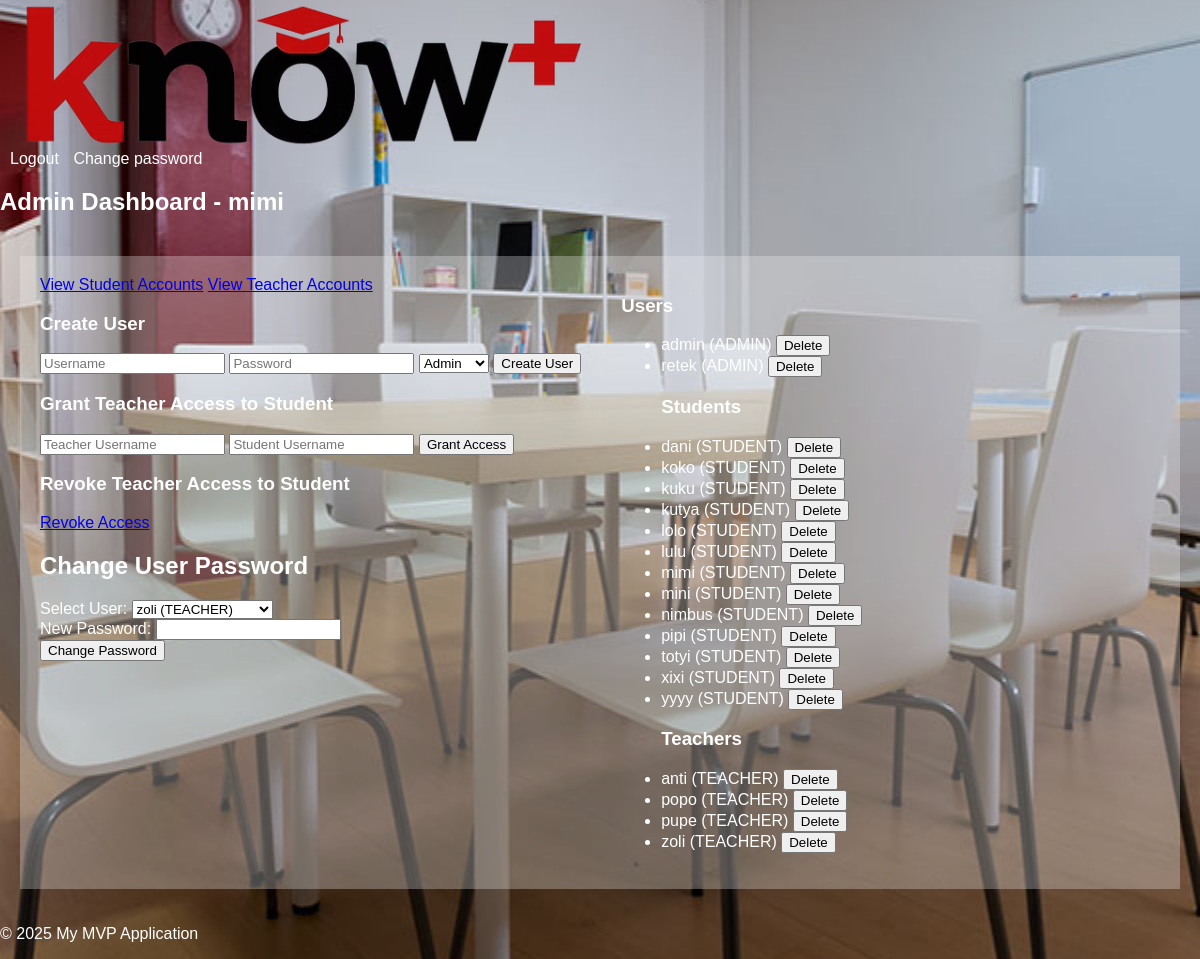
Screenshot of /admin/home (signed in) with the database file from the repository.
### models.py (models this page shows, shortened)
class User(db.Model, UserMixin):
    id = db.Column(db.Integer, primary_key=True)
    username = db.Column(db.String(80), unique=True, nullable=False)
    password_hash = db.Column(db.String(128))
    user_type = db.Column(db.Enum(UserType), nullable=False)  # Using UserType enum for role

### app.py (the view)
@app.route('/admin/home', methods=['GET'])
@login_required
def admin_home_display():
    users = User.query.all()  # Fetch all users to populate the dropdown
    return render_template('admin_home.html', users=users)

### app.py (called while the page is built)
@login_manager.user_loader
def load_user(user_id):
    return User.query.get(int(user_id))  # Load from the unified User model

### templates/admin_home.html (shortened to what this page needs)
{% extends "base.html" %}
{% block content %}
<h2>Admin Dashboard - {{ current_user.username }}</h2>
<div class="container">
    <div class="left-column">
        <div class="d-grid gap-2 d-md-block">
            <a href="{{ url_for('view_students') }}" class="btn btn-primary">View Student Accounts</a>
            <a href="{{ url_for('view_teachers') }}" class="btn btn-primary">View Teacher Accounts</a>
        </div>
        <h3>Create User</h3>
        <form action="{{ url_for('create_user') }}" method="post">
            <input type="text" name="username" placeholder="Username" required>
            <input type="password" name="password" placeholder="Password" required>
            <select name="user_type">
                <option value="ADMIN">Admin</option>
            </select>
            <button type="submit">Create User</button>
        </form>
        <h3>Grant Teacher Access to Student</h3>
        <form action="{{ url_for('grant_access') }}" method="post">
            <input type="text" name="teacher_username" placeholder="Teacher Username" required>
            <input type="text" name="student_username" placeholder="Student Username" required>
            <button type="submit">Grant Access</button>
        </form>
        <h3>Revoke Teacher Access to Student</h3>
        <a href="{{ url_for('revoke_access_form') }}" class="btn btn-secondary">Revoke Access</a>
        <h2>Change User Password</h2>
        <form method="POST" action="{{ url_for('change_user_password') }}">
            <div>
                <label for="user_id">Select User:</label>
                <select name="user_id" id="user_id" required>
                    {% for user in users %}
                    <option value="{{ user.id }}">{{ user.username }} ({{ user.user_type.value }})</option>
                    {% endfor %}
                </select>
            </div>
            <div>
                <label for="new_password">New Password:</label>
                <input type="password" name="new_password" id="new_password" required>
            </div>
            <button type="submit">Change Password</button>
        </form>
    </div>
    <div class="right-column">
        <h3>Users</h3>
        <ul>
            {% set grouped_users = users | sort(attribute='username') | groupby('user_type.value') %}
            {% for group in grouped_users %}
            {% if group.grouper == 'ADMINISTRATOR' %}
            <h3>Administrators</h3>
            {% elif group.grouper == 'TEACHER' %}
            <h3>Teachers</h3>
            {% elif group.grouper == 'STUDENT' %}
            <h3>Students</h3>
            {% endif %}
            {% for user in group.list %}
            <li>
                {{ user.username }} ({{ user.user_type.value }})
                <form action="{{ url_for('delete_user', user_id=user.id) }}" method="post" style="display: inline;"
                      onsubmit="return confirmDelete('{{ user.username }}');">
                    <button type="submit">Delete</button>
                </form>
            </li>
            {% endfor %}
            {% endfor %}
        </ul>
    </div>
</div>
{% endblock %}

### templates/base.html (shortened to what this page needs)
<!DOCTYPE html>
<html lang="en">
<head>
    <link rel="stylesheet" href="{{ url_for('static', filename='css/style.css') }}">
</head>
<body style="background-image: url('{{ url_for('static', filename='img/background.jpg') }}'); background-size: cover; background-repeat: no-repeat; background-attachment: fixed;">
<div id="header">
    <a href="/">
        <picture>
            <source srcset="{{ url_for('static', filename='img/logo.avif') }}" type="image/avif">
            <img src="{{ url_for('static', filename='img/logo.png') }}" alt="Your Logo" class="logo">
        </picture>
    </a>
    <div class="user-options">
        {% if current_user.is_authenticated %}
        <a href="{{ url_for('logout') }}">Logout</a>
        <a href="{{ url_for('change_password') }}">Change password</a>
        {% endif %}
    </div>
</div>
<div id="content">
    {% block content %}{% endblock %}
</div>
<div id="footer">
    <p>&copy; 2025 My MVP Application</p>
</div>
</body>
</html>

### static/css/style.css (style rules this page uses)
body { font-family: sans-serif; margin: 0; padding: 0; color: white; background-image: url('static/img/background.jpg'); background-size: cover; background-position: center; }
.logo { height: 150px; vertical-align: middle; margin-left: 20px; }
.user-options { margin-right: 20px; }
.user-options a { color: white; text-decoration: none; margin-left: 10px; }
.container { display: flex; padding: 20px; }
.left-column, .right-column { background-color: rgba(242, 242, 242, 0.3); padding: 20px; }
.left-column h2 { flex: 0 0 250px; }
.right-column { flex: 1; overflow-y: auto; }

### rows the page displays
User: username "mimi", user_type.value "STUDENT"
User: username "admin", user_type.value "ADMIN"
User: username "retek", user_type.value "ADMIN"
User: username "dani", user_type.value "STUDENT"
User: username "koko", user_type.value "STUDENT"
User: username "kuku", user_type.value "STUDENT"
User: username "kutya", user_type.value "STUDENT"
User: username "lolo", user_type.value "STUDENT"
User: username "lulu", user_type.value "STUDENT"
User: username "mini", user_type.value "STUDENT"
User: username "nimbus", user_type.value "STUDENT"
User: username "pipi", user_type.value "STUDENT"
User: username "totyi", user_type.value "STUDENT"
User: username "xixi", user_type.value "STUDENT"
User: username "yyyy", user_type.value "STUDENT"
User: username "anti", user_type.value "TEACHER"
User: username "popo", user_type.value "TEACHER"
User: username "pupe", user_type.value "TEACHER"
User: username "zoli", user_type.value "TEACHER"

### other values shown
form field user_id "zoli (TEACHER)"
